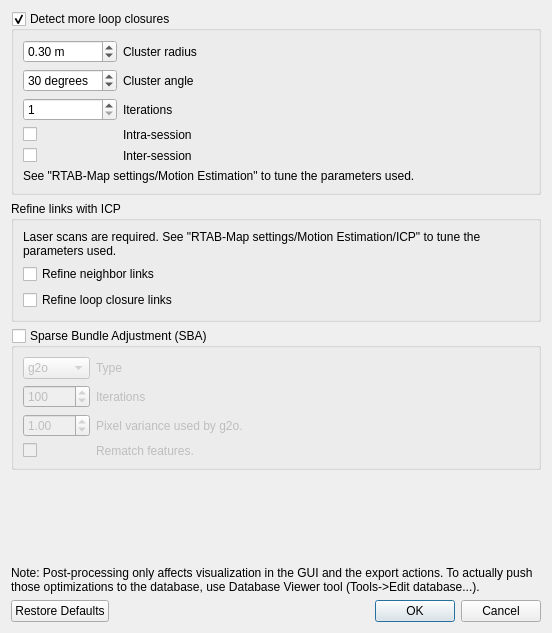
<?xml version="1.0" encoding="UTF-8"?>
<ui version="4.0">
 <class>PostProcessingDialog</class>
 <widget class="QDialog" name="PostProcessingDialog">
  <property name="geometry">
   <rect>
    <x>0</x>
    <y>0</y>
    <width>552</width>
    <height>633</height>
   </rect>
  </property>
  <property name="windowTitle">
   <string>Post-Processing</string>
  </property>
  <property name="windowIcon">
   <iconset resource="../GuiLib.qrc">
    <normaloff>:/images/RTAB-Map.ico</normaloff>:/images/RTAB-Map.ico</iconset>
  </property>
  <layout class="QVBoxLayout" name="verticalLayout_3">
   <item>
    <widget class="QGroupBox" name="detectMoreLoopClosures">
     <property name="title">
      <string>Detect more loop closures</string>
     </property>
     <property name="checkable">
      <bool>true</bool>
     </property>
     <layout class="QVBoxLayout" name="verticalLayout">
      <item>
       <layout class="QGridLayout" name="gridLayout" columnstretch="0,1">
        <item row="1" column="0">
         <widget class="QDoubleSpinBox" name="clusterAngle">
          <property name="suffix">
           <string> degrees</string>
          </property>
          <property name="decimals">
           <number>0</number>
          </property>
          <property name="minimum">
           <double>0.000000000000000</double>
          </property>
          <property name="maximum">
           <double>180.000000000000000</double>
          </property>
          <property name="value">
           <double>30.000000000000000</double>
          </property>
         </widget>
        </item>
        <item row="0" column="0">
         <widget class="QDoubleSpinBox" name="clusterRadius">
          <property name="suffix">
           <string> m</string>
          </property>
          <property name="minimum">
           <double>0.010000000000000</double>
          </property>
          <property name="maximum">
           <double>99.000000000000000</double>
          </property>
          <property name="singleStep">
           <double>0.010000000000000</double>
          </property>
          <property name="value">
           <double>0.300000000000000</double>
          </property>
         </widget>
        </item>
        <item row="0" column="1">
         <widget class="QLabel" name="label_3">
          <property name="text">
           <string>Cluster radius</string>
          </property>
          <property name="wordWrap">
           <bool>true</bool>
          </property>
         </widget>
        </item>
        <item row="1" column="1">
         <widget class="QLabel" name="clusterAngle_label">
          <property name="text">
           <string>Cluster angle</string>
          </property>
          <property name="wordWrap">
           <bool>true</bool>
          </property>
         </widget>
        </item>
        <item row="2" column="1">
         <widget class="QLabel" name="label_6">
          <property name="text">
           <string>Iterations</string>
          </property>
          <property name="wordWrap">
           <bool>true</bool>
          </property>
         </widget>
        </item>
        <item row="2" column="0">
         <widget class="QSpinBox" name="iterations">
          <property name="minimum">
           <number>1</number>
          </property>
          <property name="maximum">
           <number>100</number>
          </property>
          <property name="value">
           <number>1</number>
          </property>
         </widget>
        </item>
        <item row="3" column="1">
         <widget class="QLabel" name="label_7">
          <property name="text">
           <string>Intra-session</string>
          </property>
          <property name="wordWrap">
           <bool>true</bool>
          </property>
         </widget>
        </item>
        <item row="4" column="1">
         <widget class="QLabel" name="label_9">
          <property name="text">
           <string>Inter-session</string>
          </property>
          <property name="wordWrap">
           <bool>true</bool>
          </property>
         </widget>
        </item>
        <item row="3" column="0">
         <widget class="QCheckBox" name="intraSession">
          <property name="text">
           <string/>
          </property>
         </widget>
        </item>
        <item row="4" column="0">
         <widget class="QCheckBox" name="interSession">
          <property name="text">
           <string/>
          </property>
         </widget>
        </item>
       </layout>
      </item>
      <item>
       <widget class="QLabel" name="label">
        <property name="text">
         <string>See &quot;RTAB-Map settings/Motion Estimation&quot; to tune the parameters used.</string>
        </property>
        <property name="wordWrap">
         <bool>true</bool>
        </property>
       </widget>
      </item>
     </layout>
    </widget>
   </item>
   <item>
    <widget class="QGroupBox" name="groupBox_3">
     <property name="title">
      <string>Refine links with ICP</string>
     </property>
     <property name="checkable">
      <bool>false</bool>
     </property>
     <layout class="QVBoxLayout" name="verticalLayout_2">
      <item>
       <widget class="QLabel" name="label_2">
        <property name="text">
         <string>Laser scans are required. See &quot;RTAB-Map settings/Motion Estimation/ICP&quot; to tune the parameters used.</string>
        </property>
        <property name="wordWrap">
         <bool>true</bool>
        </property>
       </widget>
      </item>
      <item>
       <widget class="QCheckBox" name="refineNeighborLinks">
        <property name="text">
         <string>Refine neighbor links</string>
        </property>
        <property name="checked">
         <bool>false</bool>
        </property>
       </widget>
      </item>
      <item>
       <widget class="QCheckBox" name="refineLoopClosureLinks">
        <property name="text">
         <string>Refine loop closure links</string>
        </property>
        <property name="checked">
         <bool>false</bool>
        </property>
       </widget>
      </item>
     </layout>
    </widget>
   </item>
   <item>
    <widget class="QGroupBox" name="sba">
     <property name="title">
      <string>Sparse Bundle Adjustment (SBA)</string>
     </property>
     <property name="checkable">
      <bool>true</bool>
     </property>
     <property name="checked">
      <bool>false</bool>
     </property>
     <layout class="QVBoxLayout" name="verticalLayout_4">
      <item>
       <layout class="QGridLayout" name="gridLayout_2" columnstretch="0,1">
        <item row="1" column="0">
         <widget class="QSpinBox" name="sba_iterations">
          <property name="minimum">
           <number>1</number>
          </property>
          <property name="maximum">
           <number>999999</number>
          </property>
          <property name="value">
           <number>100</number>
          </property>
         </widget>
        </item>
        <item row="1" column="1">
         <widget class="QLabel" name="label_8">
          <property name="text">
           <string>Iterations</string>
          </property>
          <property name="wordWrap">
           <bool>true</bool>
          </property>
         </widget>
        </item>
        <item row="2" column="1">
         <widget class="QLabel" name="label_variance">
          <property name="text">
           <string>Pixel variance used by g2o.</string>
          </property>
          <property name="wordWrap">
           <bool>true</bool>
          </property>
         </widget>
        </item>
        <item row="2" column="0">
         <widget class="QDoubleSpinBox" name="sba_variance">
          <property name="suffix">
           <string/>
          </property>
          <property name="decimals">
           <number>2</number>
          </property>
          <property name="minimum">
           <double>0.010000000000000</double>
          </property>
          <property name="maximum">
           <double>999.000000000000000</double>
          </property>
          <property name="singleStep">
           <double>0.010000000000000</double>
          </property>
          <property name="value">
           <double>1.000000000000000</double>
          </property>
         </widget>
        </item>
        <item row="0" column="1">
         <widget class="QLabel" name="label_10">
          <property name="text">
           <string>Type</string>
          </property>
          <property name="wordWrap">
           <bool>true</bool>
          </property>
         </widget>
        </item>
        <item row="0" column="0">
         <widget class="QComboBox" name="comboBox_sbaType">
          <item>
           <property name="text">
            <string>g2o</string>
           </property>
          </item>
          <item>
           <property name="text">
            <string>cvsba</string>
           </property>
          </item>
          <item>
           <property name="text">
            <string>Ceres</string>
           </property>
          </item>
         </widget>
        </item>
        <item row="3" column="1">
         <widget class="QLabel" name="label_variance_2">
          <property name="text">
           <string>Rematch features.</string>
          </property>
          <property name="wordWrap">
           <bool>true</bool>
          </property>
         </widget>
        </item>
        <item row="3" column="0">
         <widget class="QCheckBox" name="sba_rematchFeatures">
          <property name="text">
           <string/>
          </property>
         </widget>
        </item>
       </layout>
      </item>
     </layout>
    </widget>
   </item>
   <item>
    <spacer name="verticalSpacer">
     <property name="orientation">
      <enum>Qt::Vertical</enum>
     </property>
     <property name="sizeHint" stdset="0">
      <size>
       <width>20</width>
       <height>40</height>
      </size>
     </property>
    </spacer>
   </item>
   <item>
    <widget class="QLabel" name="label_4">
     <property name="text">
      <string>Note: Post-processing only affects visualization in the GUI and the export actions. To actually push those optimizations to the database, use Database Viewer tool (Tools-&gt;Edit database...).</string>
     </property>
     <property name="wordWrap">
      <bool>true</bool>
     </property>
    </widget>
   </item>
   <item>
    <widget class="QDialogButtonBox" name="buttonBox">
     <property name="orientation">
      <enum>Qt::Horizontal</enum>
     </property>
     <property name="standardButtons">
      <set>QDialogButtonBox::Cancel|QDialogButtonBox::Ok|QDialogButtonBox::RestoreDefaults</set>
     </property>
    </widget>
   </item>
  </layout>
 </widget>
 <resources>
  <include location="../GuiLib.qrc"/>
 </resources>
 <connections/>
</ui>
